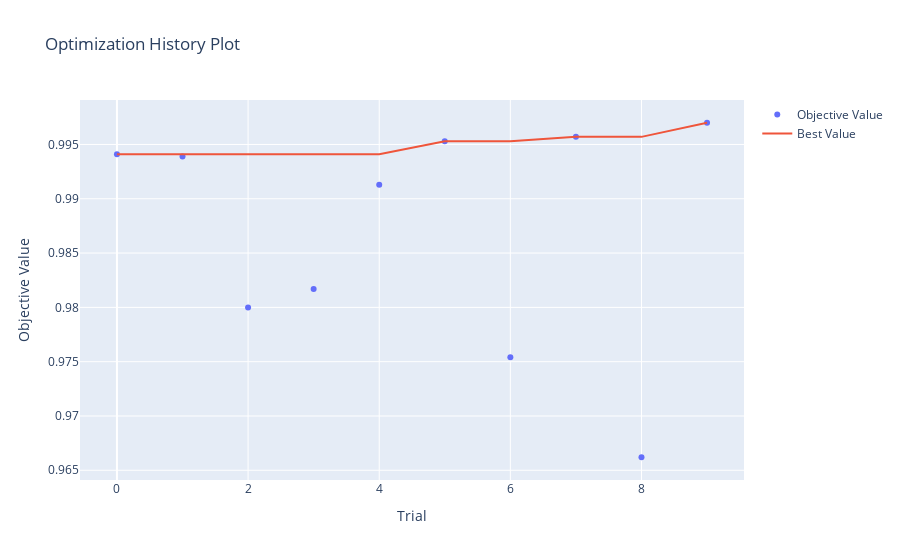

Write notebook code for a chart like this one.
### Markdown cell above
## Visualization

### Code cell
# Plot
optuna.visualization.plot_optimization_history(study)

### Figure 1 — Plotly figure (JSON) as saved in the notebook; plotly's stock layout.template omitted (floating-point values rounded to 4 significant figures)
{"data": [{"mode": "markers", "name": "Objective Value", "type": "scatter", "x": [0, 1, 2, 3, 4, 5, 6, 7, 8, 9], "y": [0.9941, 0.9939, 0.98, 0.9817, 0.9913, 0.9953, 0.9754, 0.9957, 0.9662, 0.997]}, {"mode": "lines", "name": "Best Value", "type": "scatter", "x": [0, 1, 2, 3, 4, 5, 6, 7, 8, 9], "y": [0.9941, 0.9941, 0.9941, 0.9941, 0.9941, 0.9953, 0.9953, 0.9957, 0.9957, 0.997]}, {"marker": {"color": "#cccccc"}, "mode": "markers", "name": "Infeasible Trial", "showlegend": false, "type": "scatter", "x": [], "y": []}], "layout": {"autosize": true, "title": {"text": "Optimization History Plot"}, "xaxis": {"autorange": true, "range": [-0.5427, 9.543], "title": {"text": "Trial"}, "type": "linear"}, "yaxis": {"autorange": true, "range": [0.9637, 0.9995], "title": {"text": "Objective Value"}, "type": "linear"}}}
